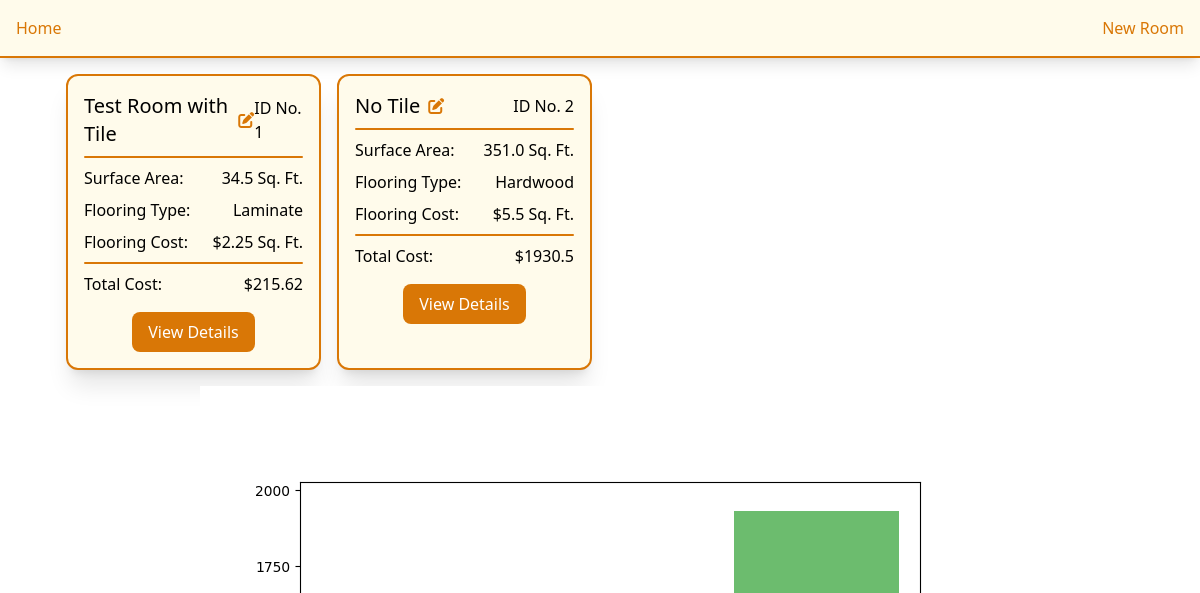
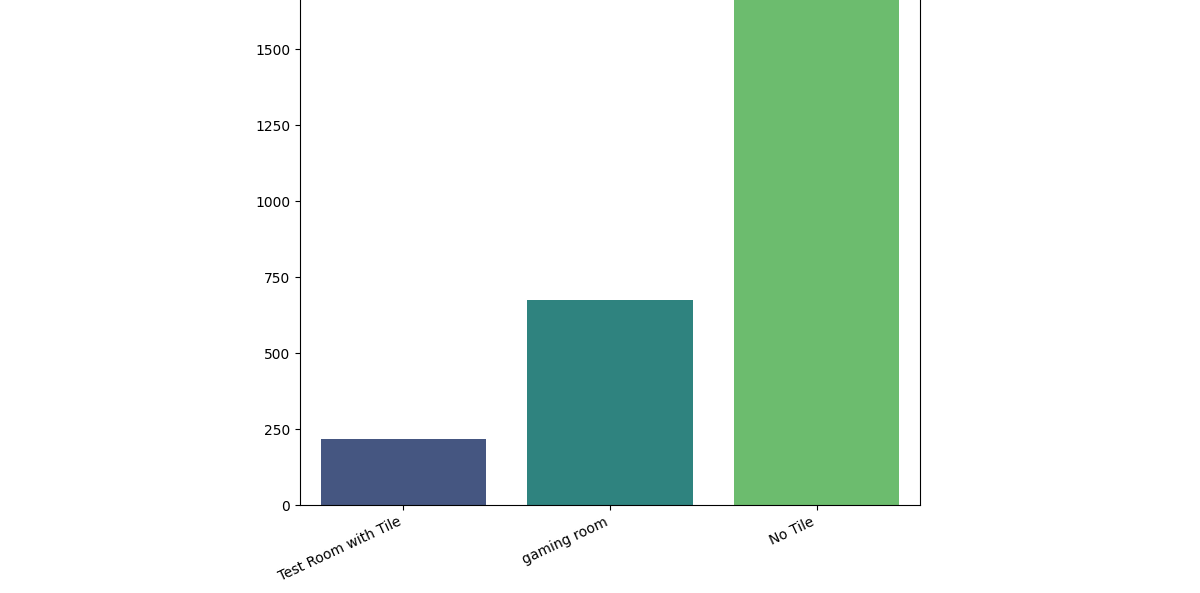
Before: / with the older database file (2 pictures, top to bottom).
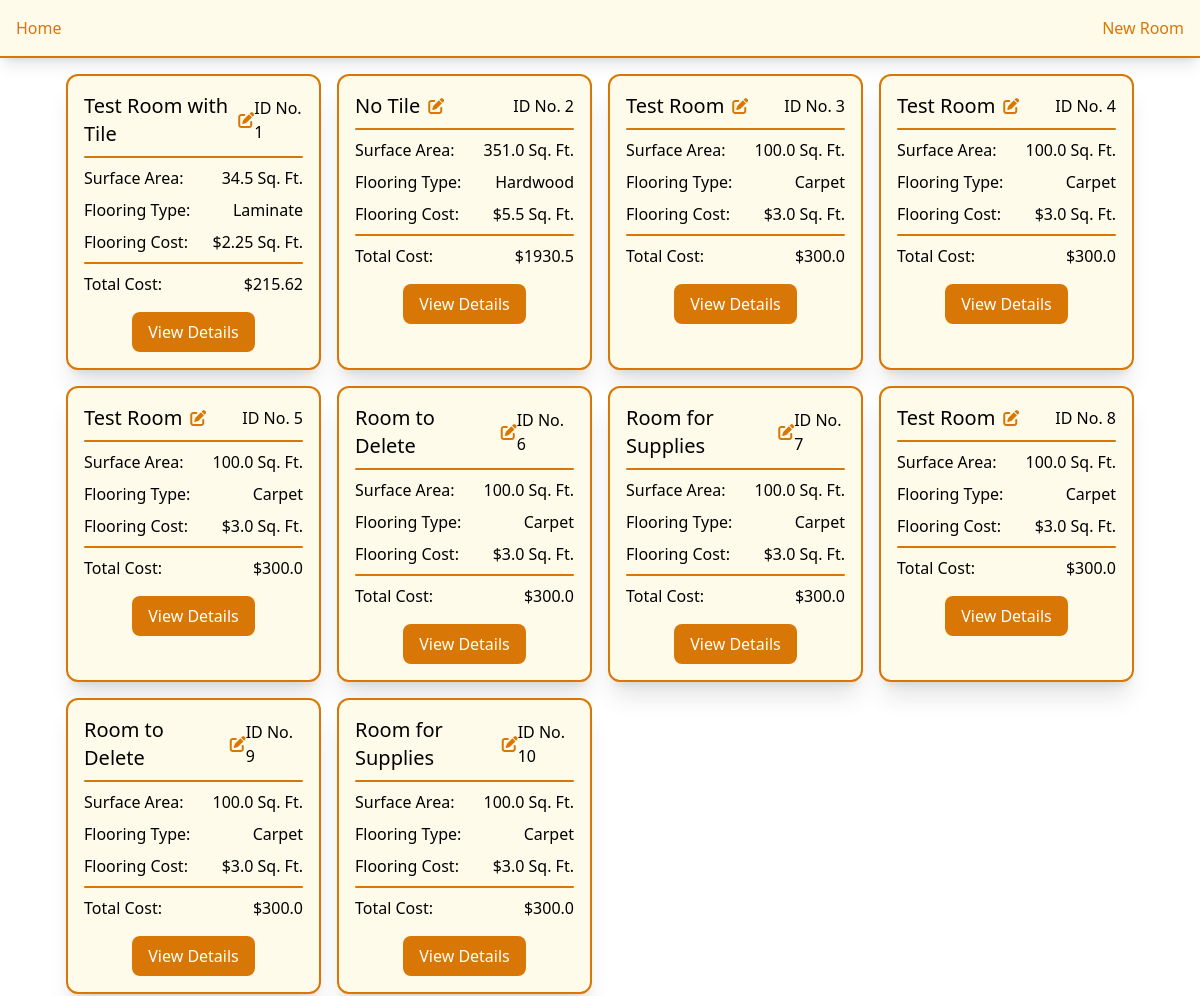
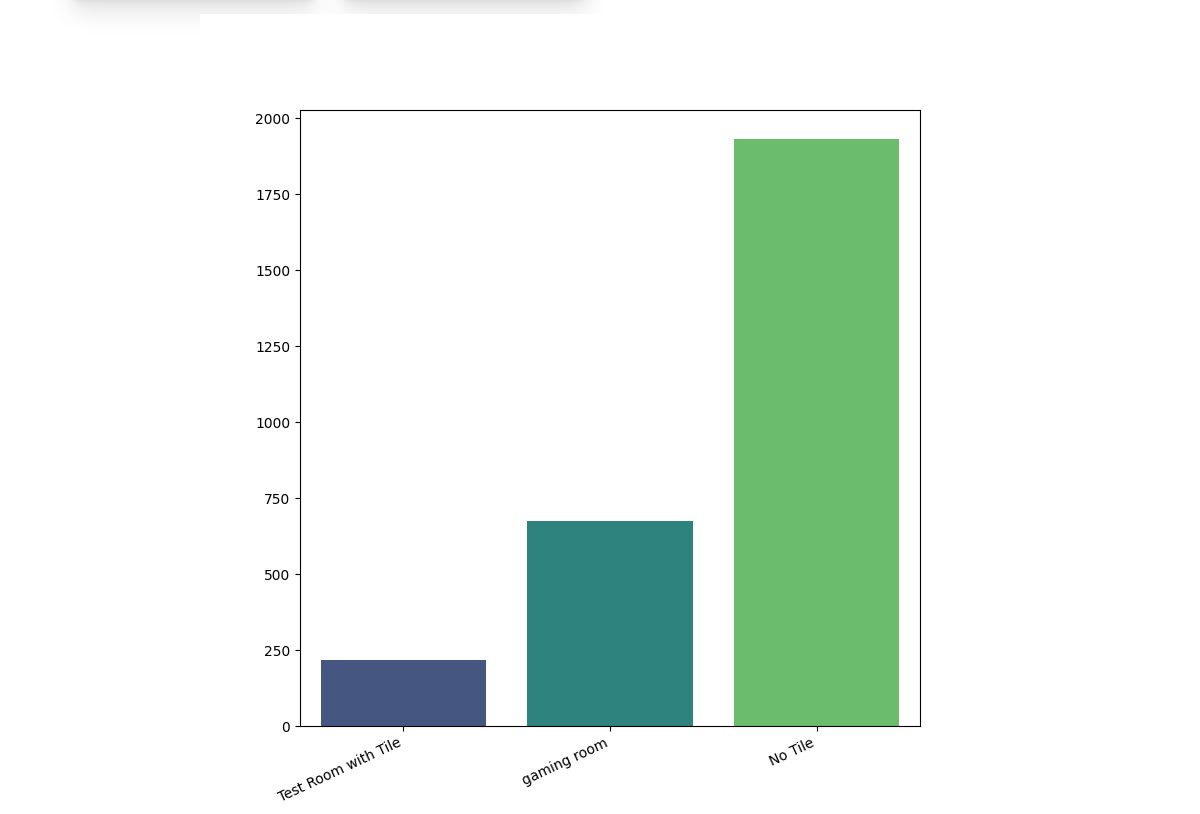
After: the same page with the newer database file (2 pictures, top to bottom).
### models/Models.py (models this page shows)
class RoomModel(Base):
    __tablename__ = 'rooms'
    id = Column(Integer, primary_key=True, index=True)
    name = Column(String, nullable=False)
    surface_area = Column(Float, nullable=False)
    flooring_type = Column(String, nullable=False)
    flooring_cost_per_sqft = Column(Float, nullable=False)
    is_tiling_needed = Column(Boolean, default=False, nullable=False)
    tile_type = Column(String, nullable=True)
    tile_cost_per_sqft = Column(Float, nullable=True)
    tiling_area = Column(Float, nullable=True)
    supplies = relationship("SupplyModel", back_populates="room", cascade="all, delete-orphan")
    def calculate_total_cost(self):
        flooring_cost = self.surface_area * self.flooring_cost_per_sqft
        tiling_cost = (self.tiling_area * self.tile_cost_per_sqft) \
            if self.is_tiling_needed else 0
        return round(flooring_cost + tiling_cost, 2)

### app.py (the view)
@app.route('/')
def index():
    rooms = db_session.query(RoomModel).all()
    for room in rooms:
        room.total_cost_calculated = room.calculate_total_cost()
        room_name_list.append(room.name)
        room_total_cost_list.append(room.total_cost_calculated)
        plt.figure(figsize=(8, 8))
        sns.barplot(x=room_name_list, y=room_total_cost_list, palette="viridis")
        plt.xticks(rotation=25, ha="right")
        img_path = os.path.join(app.static_folder, 'plot.png')
        plt.savefig(img_path)
        plt.close()
    return render_template('home.html', rooms=rooms, plot_url=url_for("static", filename="plot.png"))

### templates/home.html
{% extends 'components/base.html' %}
{% block content %}
<div class="flex flex-col items-center justify-center w-full">
    <div class="w-11/12 grid grid-cols-1 sm:grid-cols-2 md:grid-cols-3 lg:grid-cols-4 gap-4 p-4">
        {% for room in rooms %}
        <div class="rounded-xl p-4 bg-amber-50 border-2 border-amber-600 shadow-xl">
            <div class="flex items-center">
                <h1 class="text-xl">{{ room.name }}</h1>
                <a href="/edit_rooms/{{ room.id }}" class="ml-2 text-amber-600 hover:text-amber-800">
                    <i class="fa-solid fa-pen-to-square"></i>
                </a>
                <h3 class="ml-auto">ID No. {{ room.id }}</h3>
            </div>
            <hr class="h-0.5 mx-auto my-2 bg-amber-600 border-0 rounded">
            <div class="space-y-2">
                <div class="flex justify-between">
                    <h3>Surface Area:</h3>
                    <h3>{{ room.surface_area }} Sq. Ft.</h3>
                </div>
                <div class="flex justify-between">
                    <h3>Flooring Type:</h3>
                    <h3>{{ room.flooring_type }}</h3>
                </div>
                <div class="flex justify-between">
                    <h3>Flooring Cost:</h3>
                    <h3>${{ room.flooring_cost_per_sqft }} Sq. Ft.</h3>
                </div>
            </div>
            <hr class="h-0.5 mx-auto my-2 bg-amber-600 border-0 rounded">
            <div class="space-y-2">
                <div class="flex justify-between">
                    <h3>Total Cost:</h3>
                    <h3>${{ room.total_cost_calculated }}</h3>
                </div>
            </div>
            <div class="flex justify-center mt-4">
                <a href="{{ url_for('room_details', room_id=room.id) }}" class="bg-amber-600 text-white px-4 py-2 rounded-lg hover:bg-amber-800 transition">
                    View Details
                </a>
            </div>
        </div>
        {% endfor %}
    </div>
</div>
    <div class="w-full flex justify-center items-center flex-col">
        <img src="{{ plot_url }}" alt="Cost Analysis Graph" class="h-auto"/>
    </div>
{% endblock %}

### templates/components/base.html (shortened to what this page needs)
<!doctype html>
<html lang="en">
<head>
    <link rel="stylesheet" href="{{ url_for('static', filename='dist/css/output.css') }}">
    <link rel="stylesheet" href="https://cdnjs.cloudflare.com/ajax/libs/font-awesome/6.6.0/css/all.min.css">
</head>
<body>
    {% include 'components/navbar.html' %}
    {% block content %}
    {% endblock %}
</body>
</html>

### templates/components/navbar.html
<nav class="w-full flex bg-amber-50 p-4 shadow-lg z-30 border-b-2 border-amber-600">
    <div>
        <a href="/" class="text-amber-600 hover:underline">Home</a>
    </div>
    <div class="space-x-4 ml-auto">
        <a href="/add_room" class="text-amber-600 hover:underline">New Room</a>
    </div>
</nav>

Changed rows visible on the page:
added RoomModel: name "Test Room", id "3", surface_area "100.0", flooring_type "Carpet", flooring_cost_per_sqft "3.0", total_cost_calculated "300.0"
added RoomModel: name "Test Room", id "4", surface_area "100.0", flooring_type "Carpet", flooring_cost_per_sqft "3.0", total_cost_calculated "300.0"
added RoomModel: name "Test Room", id "5", surface_area "100.0", flooring_type "Carpet", flooring_cost_per_sqft "3.0", total_cost_calculated "300.0"
added RoomModel: name "Room to Delete", id "6", surface_area "100.0", flooring_type "Carpet", flooring_cost_per_sqft "3.0", total_cost_calculated "300.0"
added RoomModel: name "Room for Supplies", id "7", surface_area "100.0", flooring_type "Carpet", flooring_cost_per_sqft "3.0", total_cost_calculated "300.0"
added RoomModel: name "Test Room", id "8", surface_area "100.0", flooring_type "Carpet", flooring_cost_per_sqft "3.0", total_cost_calculated "300.0"
added RoomModel: name "Room to Delete", id "9", surface_area "100.0", flooring_type "Carpet", flooring_cost_per_sqft "3.0", total_cost_calculated "300.0"
added RoomModel: name "Room for Supplies", id "10", surface_area "100.0", flooring_type "Carpet", flooring_cost_per_sqft "3.0", total_cost_calculated "300.0"
